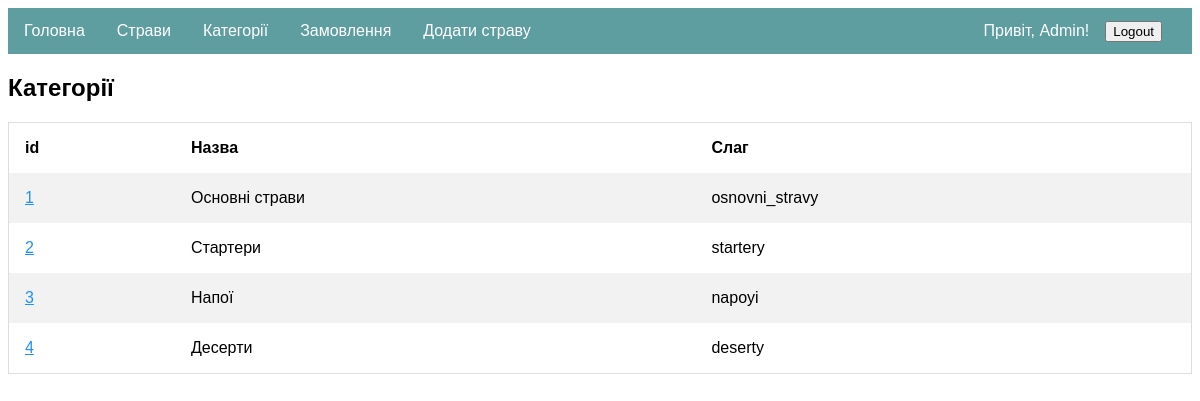
Screenshot of /admin/categories (signed in) with the database file from the repository.
### models.py (models this page shows, shortened)
class Category(Base):
    __tablename__ = 'Categories'
    id = Column(Integer, primary_key=True)
    name = Column(String(120))
    slug = Column(String(120))
    dishes = relationship("Dish", back_populates="category_info")

### app.py (the view)
@app.route('/admin/categories', methods=['GET'])
def get_all_categories():
    if session.get('id') and session['type'] == int(1):
        categories = database.db_session.query(models.Category).all()
        return render_template('admin/categories.html', categories=categories, user=session)
    else:
        return app.redirect('/')

### templates/admin/categories.html
{% extends 'admin/admin.html' %}
{% block content %}
    <h2>Категорії</h2>
    <table>
        <tr>
            <th>id</th>
            <th>Назва</th>
            <th>Слаг</th>
        </tr>
        {% for category in categories %}
            <tr>
                <td><a href={{ url_for("admin_get_category", category_slug=category.slug) }}> {{ category.id }}</a></td>
                <td>{{ category.name }}</td>
                <td>{{ category.slug }}</td>
            </tr>
        {% endfor %}
    </table>
{% endblock %}

### static/styles.css (style rules this page uses)
* { box-sizing: border-box }
a { color: dodgerblue; }
* { box-sizing: border-box; }
table { border-collapse: collapse; border-spacing: 0; width: 100%; border: 1px solid #ddd; }
th, td { text-align: left; padding: 16px; }
tr:nth-child(even) { background-color: #f2f2f2; }

### rows the page displays
Category: id "1", name "Основні страви", slug "osnovni_stravy"
Category: id "2", name "Стартери", slug "startery"
Category: id "3", name "Напої", slug "napoyi"
Category: id "4", name "Десерти", slug "deserty"

### other values shown
{{ user.first_name }} "Admin"
